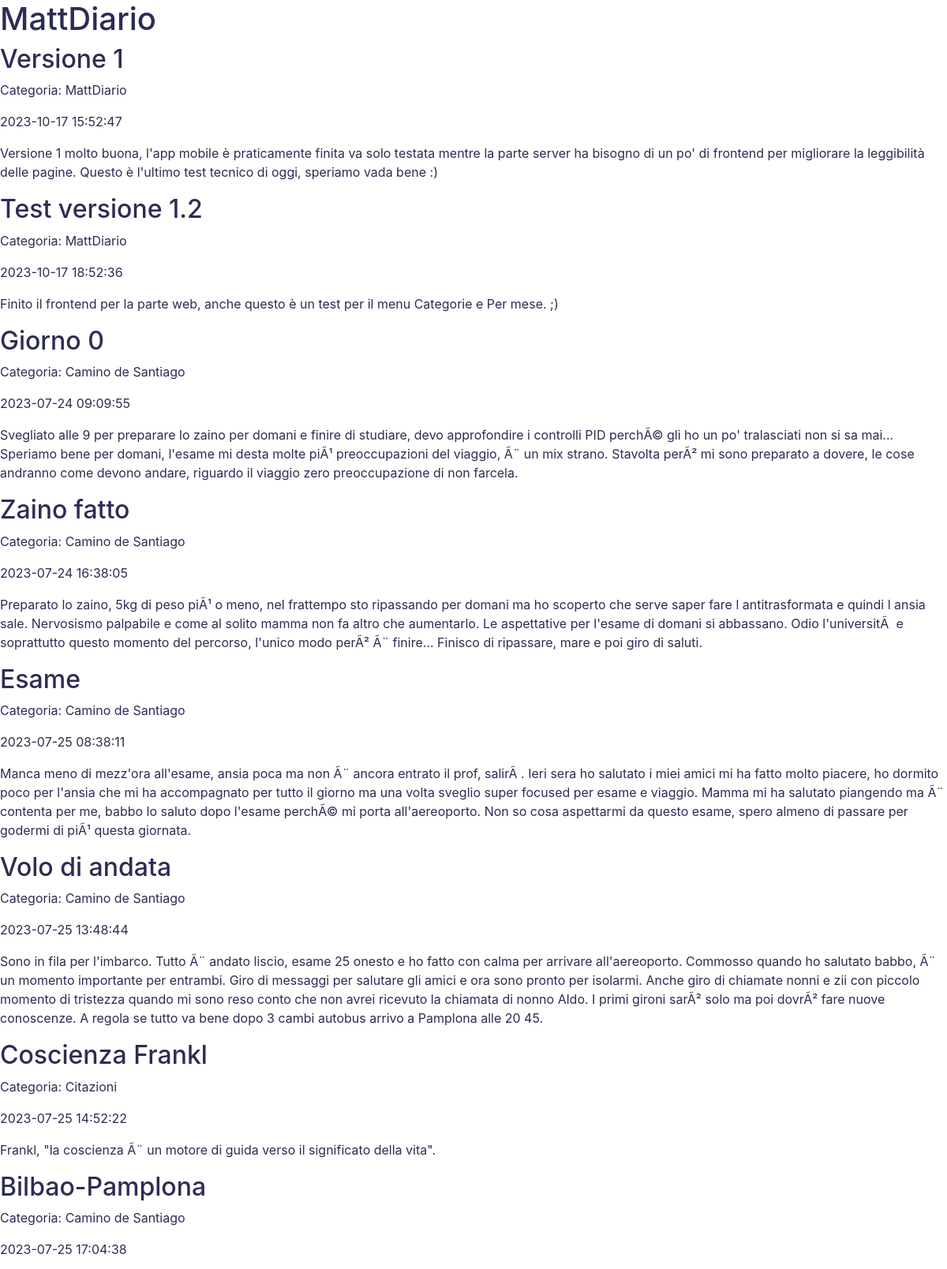
Screenshot of /db_grezzo (upper part) with the database file from the repository.
### main.py (models this page shows)
class DiaryEntry(db.Model):
    id = db.Column(db.Integer, primary_key=True)
    title = db.Column(db.String(255))
    date = db.Column(db.String(255))
    category = db.Column(db.String(255))
    content = db.Column(db.Text)

### main.py (the view)
@app.route('/db_grezzo')
def db_grezzo():
    diary_pages = DiaryEntry.query.all()
    return render_template('db_grezzo.html', diary_pages=diary_pages)

### templates/db_grezzo.html (shortened to what this page needs)
<link href="{{ url_for('static',filename='bootstrap.css') }}" rel="stylesheet">
<table class="table">
    <thead>
        <h1>MattDiario</h1>
    </thead>
    <tbody>
        {% for entry in diary_pages %}
        <tr>
            <h2>{{ entry.title }}</h2>
            <p>Categoria: {{ entry.category }}</p>
            <p>{{ entry.date }}</p>
            <p>{{ entry.content }}</p>
        </tr>
        {% endfor %}
    </tbody>
</table>

### rows the page displays
DiaryEntry: title "Versione 1", category "MattDiario", date "2023-10-17 15:52:47", content "Versione 1 molto buona, l'app mobile è praticamente finita va solo testata mentre la parte server ha bisogno di un po' di frontend per migliorare la leggibilità delle pagine. Questo è l'ultimo test tecnico di oggi, speriamo vada bene :)"
DiaryEntry: title "Test versione 1.2", category "MattDiario", date "2023-10-17 18:52:36", content "Finito il frontend per la parte web, anche questo è un test per il menu Categorie e Per mese. ;)"
DiaryEntry: title "Giorno 0", category "Camino de Santiago", date "2023-07-24 09:09:55", content "Svegliato alle 9 per preparare lo zaino per domani e finire di studiare, devo approfondire i controlli PID perchÃ© gli ho un po' tralasciati non si sa mai... Speriamo bene per domani, l'esame mi desta molte piÃ¹ preoccupazioni del viaggio, Ã¨ un mix strano. Stavolta perÃ² mi sono preparato a dovere, le cose andranno come devono andare, riguardo il viaggio zero preoccupazione di non farcela."
DiaryEntry: title "Zaino fatto", category "Camino de Santiago", date "2023-07-24 16:38:05", content "Preparato lo zaino, 5kg di peso piÃ¹ o meno, nel frattempo sto ripassando per domani ma ho scoperto che serve saper fare l antitrasformata e quindi l ansia sale. Nervosismo palpabile e come al solito mamma non fa altro che aumentarlo. Le aspettative per l'esame di domani si abbassano. Odio l'universitÃ e soprattutto questo momento del percorso, l'unico modo perÃ² Ã¨ finire... Finisco di ripassare, mare e poi giro di saluti."
DiaryEntry: title "Esame", category "Camino de Santiago", date "2023-07-25 08:38:11", content "Manca meno di mezz'ora all'esame, ansia poca ma non Ã¨ ancora entrato il prof, salirÃ . Ieri sera ho salutato i miei amici mi ha fatto molto piacere, ho dormito poco per l'ansia che mi ha accompagnato per tutto il giorno ma una volta sveglio super focused per esame e viaggio. Mamma mi ha salutato piangendo ma Ã¨ contenta per me, babbo lo saluto dopo l'esame perchÃ© mi porta all'aereoporto. Non so cosa aspettarmi da questo esame, spero almeno di passare per godermi di piÃ¹ questa giornata."
DiaryEntry: title "Volo di andata", category "Camino de Santiago", date "2023-07-25 13:48:44", content "Sono in fila per l'imbarco. Tutto Ã¨ andato liscio, esame 25 onesto e ho fatto con calma per arrivare all'aereoporto. Commosso quando ho salutato babbo, Ã¨ un momento importante per entrambi. Giro di messaggi per salutare gli amici e ora sono pronto per isolarmi. Anche giro di chiamate nonni e zii con piccolo momento di tristezza quando mi sono reso conto che non avrei ricevuto la chiamata di nonno Aldo. I primi gironi sarÃ² solo ma poi dovrÃ² fare nuove conoscenze. A regola se tutto va bene dopo 3 cambi autobus arrivo a Pamplona alle 20 45."
DiaryEntry: title "Coscienza Frankl", category "Citazioni", date "2023-07-25 14:52:22", content "Frankl, \"la coscienza Ã¨ un motore di guida verso il significato della vita\"."
DiaryEntry: title "Bilbao-Pamplona", category "Camino de Santiago", date "2023-07-25 17:04:38"
